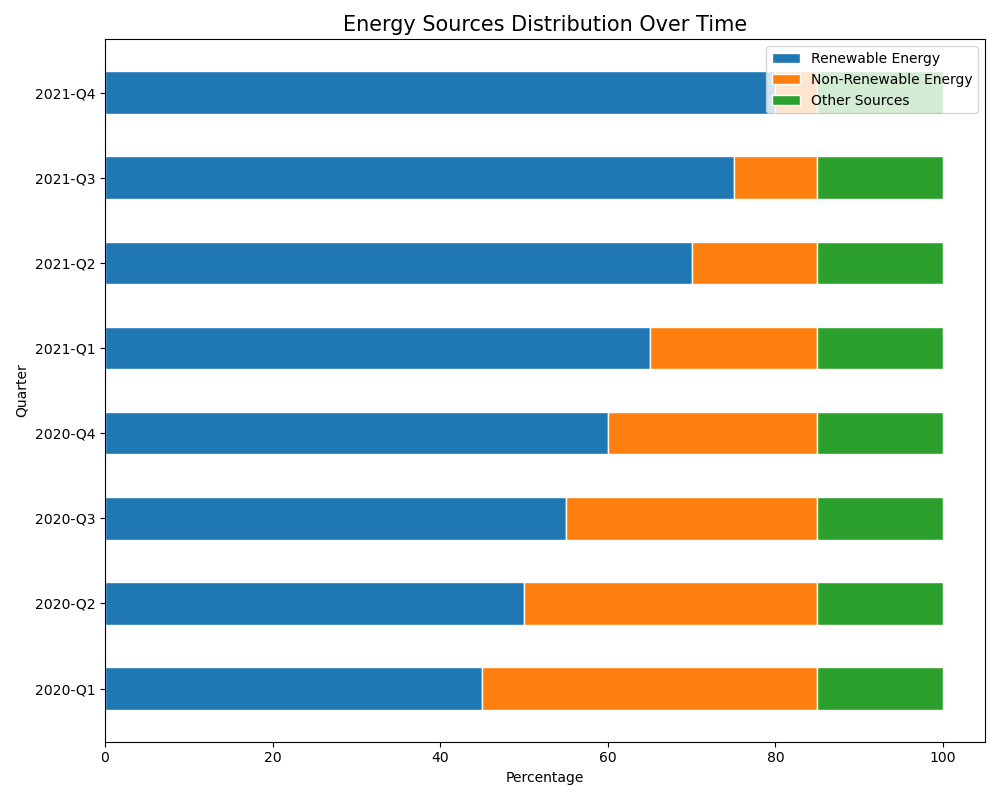

Write Python code to recreate this figure.
import matplotlib.pyplot as plt
import numpy as np

# Data
categories = ['2020-Q1', '2020-Q2', '2020-Q3', '2020-Q4', '2021-Q1', '2021-Q2', '2021-Q3', '2021-Q4']
renewable = np.array([45, 50, 55, 60, 65, 70, 75, 80])
non_renewable = np.array([40, 35, 30, 25, 20, 15, 10, 5])
other_sources = np.array([15, 15, 15, 15, 15, 15, 15, 15])

# Plot
bar_width = 0.5
fig, ax = plt.subplots(figsize=(10, 8))

ax.barh(categories, renewable, color='#1f77b4', edgecolor='white', height=bar_width, label='Renewable Energy')
ax.barh(categories, non_renewable, left=renewable, color='#ff7f0e', edgecolor='white', height=bar_width, label='Non-Renewable Energy')
ax.barh(categories, other_sources, left=renewable+non_renewable, color='#2ca02c', edgecolor='white', height=bar_width, label='Other Sources')

# Title and labels
ax.set_title('Energy Sources Distribution Over Time', fontsize=15)
ax.set_xlabel('Percentage')
ax.set_ylabel('Quarter')

# Legend
ax.legend(loc='upper right')

# Show plot
plt.tight_layout()
plt.show()
